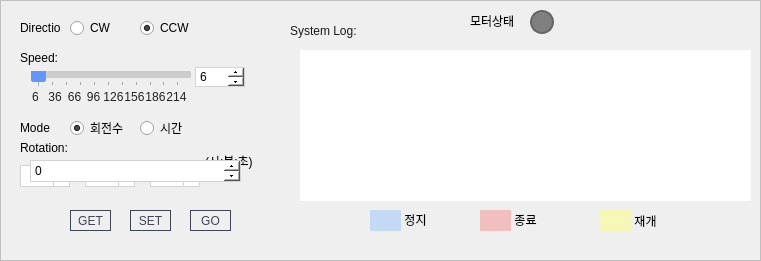
   <widget class="QFrame" name="frameInput">
    <property name="geometry">
     <rect>
      <x>20</x>
      <y>110</y>
      <width>761</width>
      <height>261</height>
     </rect>
    </property>
    <property name="styleSheet">
     <string notr="true">/*background:none;
border : 1px solid rgb(191, 191, 191);
color: rgb(200, 200, 200);*/

QFrame {
    border: 0.5px solid rgb(191, 191, 191);
}
</string>
    </property>
    <property name="frameShape">
     <enum>QFrame::Shape::NoFrame</enum>
    </property>
    <property name="frameShadow">
     <enum>QFrame::Shadow::Plain</enum>
    </property>
    <property name="lineWidth">
     <number>0</number>
    </property>
    <widget class="QPushButton" name="goButton">
     <property name="geometry">
      <rect>
       <x>190</x>
       <y>210</y>
       <width>41</width>
       <height>21</height>
      </rect>
     </property>
     <property name="styleSheet">
      <string notr="true">QPushButton {
    background: none;
    border: 1px solid #3e4555;
    color: #3e4555;
 
}

QPushButton:hover {
    background: rgba(0,0,0,0.2);
    border: 1px solid #4a5068;
	font: 700 bold 10pt &quot;맑은 고딕&quot;;
}

QPushButton:pressed {
    background: #252938;
    font: 700 10pt &quot;맑은 고딕&quot;;

}

QPushButton:disabled {
    background: rgba(255,250,250,0.5);
    border: 1px solid rgb(190, 190, 190);
    color: #6b7280;
}</string>
     </property>
     <property name="text">
      <string>GO</string>
     </property>
    </widget>
    <widget class="QSlider" name="speedSlider">
     <property name="geometry">
      <rect>
       <x>31</x>
       <y>71</y>
       <width>160</width>
       <height>16</height>
      </rect>
     </property>
     <property name="styleSheet">
      <string notr="true">QSlider {
    background: none;
    border: none;         /* ✅ 테두리 제거 */
}
QSlider::handle:horizontal {
    background: rgb(100, 150, 250); 
    border: 1px solid rgb(100, 150, 250);  ;
    width: 5px;
    margin: -3px 0;       /* 중앙 정렬 */
    border-radius: 2px;
}
QSlider::handle:horizontal:hover{
    background: rgb(255, 255, 255); /* 원하는 눌림 색상 */
    border: none;
}
QSlider::handle:horizontal:pressed {
    background: rgb(255, 255, 255);  /* 원하는 눌림 색상 */
    border: none;
}

QSlider::sub-page:horizontal {
    background: rgb(0, 0, 67);
    height: 2px;
    border-radius: 1px;
}

QSlider::add-page:horizontal {
    background: #cccccc;   /* 핸들 오른쪽, 남은 선 */
    height: 2px;
    border-radius: 1px;
}
</string>
     </property>
     <property name="minimum">
      <number>6</number>
     </property>
     <property name="maximum">
      <number>214</number>
     </property>
     <property name="singleStep">
      <number>1</number>
     </property>
     <property name="pageStep">
      <number>10</number>
     </property>
     <property name="orientation">
      <enum>Qt::Orientation::Horizontal</enum>
     </property>
     <property name="tickPosition">
      <enum>QSlider::TickPosition::TicksBelow</enum>
     </property>
     <property name="tickInterval">
      <number>20</number>
     </property>
    </widget>
    <widget class="QSpinBox" name="speedSpinBox">
     <property name="geometry">
      <rect>
       <x>195</x>
       <y>67</y>
       <width>50</width>
       <height>20</height>
      </rect>
     </property>
     <property name="styleSheet">
      <string notr="true">QSpinBox {
    border: 1px solid lightgray;
    padding: 2px;
    color: rgb(0, 0, 0);
    background-color: rgb(255, 255, 255);
    font: 9pt &quot;JetBrains Mono&quot;, &quot;Consolas&quot;, &quot;Courier New&quot;, monospace;
}

QSpinBox:focus {
    border: 1px solid rgb(0, 120, 215);
    outline: none;
}

QSpinBox::up-button, QSpinBox::down-button {
    width: 16px;
}</string>
     </property>
     <property name="minimum">
      <number>6</number>
     </property>
     <property name="maximum">
      <number>214</number>
     </property>
     <property name="value">
      <number>6</number>
     </property>
    </widget>
    <widget class="QLabel" name="labelSpeed">
     <property name="geometry">
      <rect>
       <x>20</x>
       <y>50</y>
       <width>81</width>
       <height>16</height>
      </rect>
     </property>
     <property name="styleSheet">
      <string notr="true">color: rgb(0, 0, 0);
border:none;
</string>
     </property>
     <property name="text">
      <string>Speed:</string>
     </property>
    </widget>
    <widget class="QLabel" name="labelMode">
     <property name="geometry">
      <rect>
       <x>20</x>
       <y>120</y>
       <width>31</width>
       <height>16</height>
      </rect>
     </property>
     <property name="styleSheet">
      <string notr="true">color: rgb(0, 0, 0);
border:none;
background:none;</string>
     </property>
     <property name="text">
      <string>Mode:</string>
     </property>
    </widget>
    <widget class="QRadioButton" name="rotationModeRadio">
     <property name="geometry">
      <rect>
       <x>70</x>
       <y>120</y>
       <width>70</width>
       <height>16</height>
      </rect>
     </property>
     <property name="styleSheet">
      <string notr="true">color: rgb(0, 0, 0);
border:none;</string>
     </property>
     <property name="text">
      <string>회전수</string>
     </property>
     <property name="checked">
      <bool>true</bool>
     </property>
     <attribute name="buttonGroup">
      <string notr="true">modeButtonGroup</string>
     </attribute>
    </widget>
    <widget class="QRadioButton" name="timeModeRadio">
     <property name="geometry">
      <rect>
       <x>140</x>
       <y>120</y>
       <width>70</width>
       <height>16</height>
      </rect>
     </property>
     <property name="styleSheet">
      <string notr="true">color: rgb(0, 0, 0);
border:none;</string>
     </property>
     <property name="text">
      <string>시간</string>
     </property>
     <attribute name="buttonGroup">
      <string notr="true">modeButtonGroup</string>
     </attribute>
    </widget>
    <widget class="QLabel" name="labelRotation">
     <property name="geometry">
      <rect>
       <x>20</x>
       <y>140</y>
       <width>71</width>
       <height>16</height>
      </rect>
     </property>
     <property name="styleSheet">
      <string notr="true">color:rgb(0, 0, 0);
border:none;</string>
     </property>
     <property name="text">
      <string>Rotation:</string>
     </property>
    </widget>
    <widget class="QPushButton" name="getButton">
     <property name="geometry">
      <rect>
       <x>70</x>
       <y>210</y>
       <width>41</width>
       <height>21</height>
      </rect>
     </property>
     <property name="styleSheet">
      <string notr="true">QPushButton {
    background: none;
    border: 1px solid #3e4555;
    color: #3e4555;
 
}

QPushButton:hover {
    background: rgba(0,0,0,0.2);
    border: 1px solid #4a5068;
	font: 700 bold 10pt &quot;맑은 고딕&quot;;
}

QPushButton:pressed {
    background: #252938;
    font: 700 10pt &quot;맑은 고딕&quot;;

}

QPushButton:disabled {
    background: rgba(255,250,250,0.5);
    border: 1px solid rgb(190, 190, 190);
    color: #6b7280;
}</string>
     </property>
     <property name="text">
      <string>GET</string>
     </property>
    </widget>
    <widget class="QSpinBox" name="rotationSpinBox">
     <property name="geometry">
      <rect>
       <x>30</x>
       <y>160</y>
       <width>211</width>
       <height>22</height>
      </rect>
     </property>
     <property name="styleSheet">
      <string notr="true">QSpinBox {
    border: 1px solid lightgray;
    padding: 2px;
        color: rgb(0, 0, 0);
        background-color: rgb(255, 255, 255);
}

QSpinBox:focus {
    border: 1px solid rgb(0, 120, 215); /* Windows-style 파란 테두리 */
    outline: none;
}

QSpinBox::up-button, QSpinBox::down-button {
    width: 16px;
}
</string>
     </property>
    </widget>
    <widget class="QComboBox" name="hoursComboBox">
     <property name="geometry">
      <rect>
       <x>20</x>
       <y>165</y>
       <width>50</width>
       <height>22</height>
      </rect>
     </property>
     <property name="visible">
      <bool>false</bool>
     </property>
     <property name="styleSheet">
      <string notr="true">QComboBox {
    border: 1px solid lightgray;
    background-color: white;
    color: black;
    padding: 2px;
    font: 9pt &quot;맑은 고딕&quot;;
}

QComboBox::drop-down {
    border-left: 1px solid lightgray;
    width: 15px;
}

QComboBox::down-arrow {
    image: url(&quot;:/new/prefix1/images/down-arrow.png&quot;);
    width: 8px;
    height: 8px;
}</string>
     </property>
    </widget>
    <widget class="QComboBox" name="minutesComboBox">
     <property name="geometry">
      <rect>
       <x>85</x>
       <y>165</y>
       <width>50</width>
       <height>22</height>
      </rect>
     </property>
     <property name="visible">
      <bool>false</bool>
     </property>
     <property name="styleSheet">
      <string notr="true">QComboBox {
    border: 1px solid lightgray;
    background-color: white;
    color: black;
    padding: 2px;
    font: 9pt &quot;맑은 고딕&quot;;
}

QComboBox::drop-down {
    border-left: 1px solid lightgray;
    width: 15px;
}

QComboBox::down-arrow {
    image: url(&quot;:/new/prefix1/images/down-arrow.png&quot;);
    width: 8px;
    height: 8px;
}</string>
     </property>
    </widget>
    <widget class="QComboBox" name="secondsComboBox">
     <property name="geometry">
      <rect>
       <x>150</x>
       <y>165</y>
       <width>50</width>
       <height>22</height>
      </rect>
     </property>
     <property name="visible">
      <bool>false</bool>
     </property>
     <property name="styleSheet">
      <string notr="true">QComboBox {
    border: 1px solid lightgray;
    background-color: white;
    color: black;
    padding: 2px;
    font: 9pt &quot;맑은 고딕&quot;;
}

QComboBox::drop-down {
    border-left: 1px solid lightgray;
    width: 15px;
}

QComboBox::down-arrow {
    image: url(&quot;:/new/prefix1/images/down-arrow.png&quot;);
    width: 8px;
    height: 8px;
}</string>
     </property>
    </widget>
    <widget class="QLabel" name="timeLabel1">
     <property name="geometry">
      <rect>
       <x>75</x>
       <y>168</y>
       <width>6</width>
       <height>16</height>
      </rect>
     </property>
     <property name="visible">
      <bool>false</bool>
     </property>
     <property name="styleSheet">
      <string notr="true">color: rgb(0, 0, 0);
border:none;
font: 500 9pt &quot;JetBrains Mono&quot;, &quot;Consolas&quot;, &quot;Courier New&quot;, monospace</string>
     </property>
     <property name="text">
      <string>:</string>
     </property>
     <property name="alignment">
      <set>Qt::AlignmentFlag::AlignCenter</set>
     </property>
    </widget>
    <widget class="QLabel" name="timeLabel2">
     <property name="geometry">
      <rect>
       <x>140</x>
       <y>168</y>
       <width>6</width>
       <height>16</height>
      </rect>
     </property>
     <property name="visible">
      <bool>false</bool>
     </property>
     <property name="styleSheet">
      <string notr="true">color: rgb(0, 0, 0);
border:none;
font: 500 9pt &quot;JetBrains Mono&quot;, &quot;Consolas&quot;, &quot;Courier New&quot;, monospace</string>
     </property>
     <property name="text">
      <string>:</string>
     </property>
     <property name="alignment">
      <set>Qt::AlignmentFlag::AlignCenter</set>
     </property>
    </widget>
    <widget class="QLabel" name="timeUnitLabel">
     <property name="geometry">
      <rect>
       <x>205</x>
       <y>153</y>
       <width>91</width>
       <height>16</height>
      </rect>
     </property>
     <property name="visible">
      <bool>false</bool>
     </property>
     <property name="styleSheet">
      <string notr="true">color: rgb(0, 0, 0);
border:none;
font: 500 8pt &quot;맑은 고딕&quot;</string>
     </property>
     <property name="text">
      <string>(시:분:초)</string>
     </property>
    </widget>
    <widget class="QWidget" name="layoutWidget">
     <property name="geometry">
      <rect>
       <x>20</x>
       <y>90</y>
       <width>171</width>
       <height>20</height>
      </rect>
     </property>
     <layout class="QHBoxLayout" name="speednumberLabel">
      <property name="spacing">
       <number>0</number>
      </property>
      <property name="leftMargin">
       <number>6</number>
      </property>
      <property name="topMargin">
       <number>0</number>
      </property>
      <property name="rightMargin">
       <number>4</number>
      </property>
      <property name="bottomMargin">
       <number>6</number>
      </property>
      <item>
       <widget class="QLabel" name="label_12">
        <property name="sizePolicy">
         <sizepolicy hsizetype="Expanding" vsizetype="Expanding">
          <horstretch>0</horstretch>
          <verstretch>0</verstretch>
         </sizepolicy>
        </property>
        <property name="styleSheet">
         <string notr="true">color: rgb(33, 33, 33);
font: 7pt &quot;맑은 고딕&quot;;
border:none;</string>
        </property>
        <property name="text">
         <string>6</string>
        </property>
        <property name="alignment">
         <set>Qt::AlignmentFlag::AlignBottom|Qt::AlignmentFlag::AlignHCenter</set>
        </property>
       </widget>
      </item>
      <item>
       <widget class="QLabel" name="label_11">
        <property name="sizePolicy">
         <sizepolicy hsizetype="Expanding" vsizetype="Expanding">
          <horstretch>0</horstretch>
          <verstretch>0</verstretch>
         </sizepolicy>
        </property>
        <property name="styleSheet">
         <string notr="true">color: rgb(33, 33, 33);
font: 7pt &quot;맑은 고딕&quot;;
border:none;</string>
        </property>
        <property name="text">
         <string>36</string>
        </property>
        <property name="alignment">
         <set>Qt::AlignmentFlag::AlignBottom|Qt::AlignmentFlag::AlignHCenter</set>
        </property>
       </widget>
      </item>
      <item>
       <widget class="QLabel" name="label_10">
        <property name="sizePolicy">
         <sizepolicy hsizetype="Expanding" vsizetype="Expanding">
          <horstretch>0</horstretch>
          <verstretch>0</verstretch>
         </sizepolicy>
        </property>
        <property name="styleSheet">
         <string notr="true">color: rgb(33, 33, 33);
font: 7pt &quot;맑은 고딕&quot;;
border:none;</string>
        </property>
        <property name="text">
         <string>66</string>
        </property>
        <property name="alignment">
         <set>Qt::AlignmentFlag::AlignBottom|Qt::AlignmentFlag::AlignHCenter</set>
        </property>
       </widget>
      </item>
      <item>
       <widget class="QLabel" name="label_9">
        <property name="sizePolicy">
         <sizepolicy hsizetype="Expanding" vsizetype="Expanding">
          <horstretch>0</horstretch>
          <verstretch>0</verstretch>
         </sizepolicy>
        </property>
        <property name="styleSheet">
         <string notr="true">color: rgb(33, 33, 33);
font: 7pt &quot;맑은 고딕&quot;;
border:none;</string>
        </property>
        <property name="text">
         <string>96</string>
        </property>
        <property name="alignment">
         <set>Qt::AlignmentFlag::AlignBottom|Qt::AlignmentFlag::AlignHCenter</set>
        </property>
       </widget>
      </item>
      <item>
       <widget class="QLabel" name="label_6">
        <property name="sizePolicy">
         <sizepolicy hsizetype="Expanding" vsizetype="Expanding">
          <horstretch>0</horstretch>
          <verstretch>0</verstretch>
         </sizepolicy>
        </property>
        <property name="styleSheet">
         <string notr="true">color: rgb(33, 33, 33);
font: 7pt &quot;맑은 고딕&quot;;
border:none;</string>
        </property>
        <property name="text">
         <string>126</string>
        </property>
        <property name="alignment">
         <set>Qt::AlignmentFlag::AlignBottom|Qt::AlignmentFlag::AlignHCenter</set>
        </property>
       </widget>
      </item>
      <item>
       <widget class="QLabel" name="label_13">
        <property name="sizePolicy">
         <sizepolicy hsizetype="Expanding" vsizetype="Expanding">
          <horstretch>0</horstretch>
          <verstretch>0</verstretch>
         </sizepolicy>
        </property>
        <property name="styleSheet">
         <string notr="true">color: rgb(33, 33, 33);
font: 7pt &quot;맑은 고딕&quot;;
border:none;</string>
        </property>
        <property name="text">
         <string>156</string>
        </property>
        <property name="alignment">
         <set>Qt::AlignmentFlag::AlignBottom|Qt::AlignmentFlag::AlignHCenter</set>
        </property>
       </widget>
      </item>
      <item>
       <widget class="QLabel" name="label_17">
        <property name="sizePolicy">
         <sizepolicy hsizetype="Expanding" vsizetype="Expanding">
          <horstretch>0</horstretch>
          <verstretch>0</verstretch>
         </sizepolicy>
        </property>
        <property name="styleSheet">
         <string notr="true">color: rgb(33, 33, 33);
font: 7pt &quot;맑은 고딕&quot;;
border:none;</string>
        </property>
        <property name="text">
         <string>186</string>
        </property>
        <property name="alignment">
         <set>Qt::AlignmentFlag::AlignBottom|Qt::AlignmentFlag::AlignHCenter</set>
        </property>
       </widget>
      </item>
      <item>
       <widget class="QLabel" name="label_14">
        <property name="sizePolicy">
         <sizepolicy hsizetype="Expanding" vsizetype="Expanding">
          <horstretch>0</horstretch>
          <verstretch>0</verstretch>
         </sizepolicy>
        </property>
        <property name="styleSheet">
         <string notr="true">color: rgb(33, 33, 33);
font: 7pt &quot;맑은 고딕&quot;;
border:none;</string>
        </property>
        <property name="text">
         <string>214</string>
        </property>
        <property name="alignment">
         <set>Qt::AlignmentFlag::AlignBottom|Qt::AlignmentFlag::AlignHCenter</set>
        </property>
       </widget>
      </item>
     </layout>
    </widget>
    <widget class="QPushButton" name="setButton">
     <property name="geometry">
      <rect>
       <x>130</x>
       <y>210</y>
       <width>41</width>
       <height>21</height>
      </rect>
     </property>
     <property name="styleSheet">
      <string notr="true">QPushButton {
    background: none;
    border: 1px solid #3e4555;
    color: #3e4555;
 
}

QPushButton:hover {
    background: rgba(0,0,0,0.2);
    border: 1px solid #4a5068;
	font: 700 bold 10pt &quot;맑은 고딕&quot;;
}

QPushButton:pressed {
    background: #252938;
    font: 700 10pt &quot;맑은 고딕&quot;;

}

QPushButton:disabled {
    background: rgba(255,250,250,0.5);
    border: 1px solid rgb(190, 190, 190);
    color: #6b7280;
}</string>
     </property>
     <property name="text">
      <string>SET</string>
     </property>
    </widget>
    <widget class="QPlainTextEdit" name="textEditInputLog">
     <property name="geometry">
      <rect>
       <x>300</x>
       <y>50</y>
       <width>451</width>
       <height>151</height>
      </rect>
     </property>
     <property name="sizePolicy">
      <sizepolicy hsizetype="Expanding" vsizetype="Fixed">
       <horstretch>0</horstretch>
       <verstretch>0</verstretch>
      </sizepolicy>
     </property>
     <property name="minimumSize">
      <size>
       <width>0</width>
       <height>22</height>
      </size>
     </property>
     <property name="maximumSize">
      <size>
       <width>16777215</width>
       <height>16777215</height>
      </size>
     </property>
     <property name="toolTip">
      <string/>
     </property>
     <property name="styleSheet">
      <string notr="true">QPlainTextEdit {
    background: white;
    border: none;
    color: black;
    font: 500 9pt &quot;JetBrains Mono&quot;, &quot;Consolas&quot;, &quot;Courier New&quot;, monospace;
    selection-background-color: #0078d4;
    selection-color: white;
}

QPlainTextEdit:focus {
    border: 1px solid #0078d4;
    background: white;
}</string>
     </property>
     <property name="readOnly">
      <bool>true</bool>
     </property>
     <property name="plainText">
      <string/>
     </property>
    </widget>
    <widget class="QPushButton" name="stopButton">
     <property name="geometry">
      <rect>
       <x>370</x>
       <y>210</y>
       <width>31</width>
       <height>21</height>
      </rect>
     </property>
     <property name="styleSheet">
      <string notr="true">QPushButton{
        background-color:rgba(93, 163, 255,0.3);
        border-radius:15px;
}

QPushButton:hover {
        background-color:none;
        border:2px solid rgb(93, 163, 255);
}</string>
     </property>
     <property name="text">
      <string/>
     </property>
     <property name="icon">
      <iconset resource="images.qrc">
       <normaloff>:/new/prefix1/images/pause.png</normaloff>:/new/prefix1/images/pause.png</iconset>
     </property>
     <property name="iconSize">
      <size>
       <width>14</width>
       <height>14</height>
      </size>
     </property>
    </widget>
    <widget class="QPushButton" name="closeButton">
     <property name="geometry">
      <rect>
       <x>480</x>
       <y>210</y>
       <width>31</width>
       <height>21</height>
      </rect>
     </property>
     <property name="styleSheet">
      <string notr="true">QPushButton{
        background-color:rgba(255,0,0,0.2);
        border-radius:15px;
}

QPushButton:hover {
        background-color:none;
        border:2px solid rgba(255,0,0,0.5);
}</string>
     </property>
     <property name="text">
      <string/>
     </property>
     <property name="icon">
      <iconset resource="images.qrc">
       <normaloff>:/new/prefix1/images/close.png</normaloff>:/new/prefix1/images/close.png</iconset>
     </property>
     <property name="iconSize">
      <size>
       <width>12</width>
       <height>12</height>
      </size>
     </property>
    </widget>
    <widget class="QPushButton" name="reloadButton">
     <property name="geometry">
      <rect>
       <x>600</x>
       <y>210</y>
       <width>31</width>
       <height>21</height>
      </rect>
     </property>
     <property name="styleSheet">
      <string notr="true">QPushButton{
        background-color:rgba(255, 255, 127,0.5);
        border-radius:15px;
}

QPushButton:hover {
        background-color:none;
        border:2px solid rgb(252, 237, 34);
}</string>
     </property>
     <property name="text">
      <string/>
     </property>
     <property name="icon">
      <iconset resource="images.qrc">
       <normaloff>:/new/prefix1/images/reload.png</normaloff>:/new/prefix1/images/reload.png</iconset>
     </property>
     <property name="iconSize">
      <size>
       <width>14</width>
       <height>14</height>
      </size>
     </property>
    </widget>
    <widget class="QLabel" name="labelSet_2">
     <property name="geometry">
      <rect>
       <x>400</x>
       <y>210</y>
       <width>31</width>
       <height>20</height>
      </rect>
     </property>
     <property name="styleSheet">
      <string notr="true">color: rgb(0, 0, 0);
background:none;
border:none;
</string>
     </property>
     <property name="text">
      <string>정지</string>
     </property>
     <property name="alignment">
      <set>Qt::AlignmentFlag::AlignCenter</set>
     </property>
    </widget>
    <widget class="QLabel" name="labelSet_3">
     <property name="geometry">
      <rect>
       <x>510</x>
       <y>210</y>
       <width>31</width>
       <height>20</height>
      </rect>
     </property>
     <property name="styleSheet">
      <string notr="true">color: rgb(0, 0, 0);
background:none;
border:none;</string>
     </property>
     <property name="text">
      <string>종료</string>
     </property>
     <property name="alignment">
      <set>Qt::AlignmentFlag::AlignCenter</set>
     </property>
    </widget>
    <widget class="QLabel" name="labelSet_4">
     <property name="geometry">
      <rect>
       <x>630</x>
       <y>210</y>
       <width>31</width>
       <height>21</height>
      </rect>
     </property>
     <property name="styleSheet">
      <string notr="true">color: rgb(0, 0, 0);
background:none;
border:none;</string>
     </property>
     <property name="text">
      <string>재개</string>
     </property>
     <property name="alignment">
      <set>Qt::AlignmentFlag::AlignCenter</set>
     </property>
    </widget>
    <widget class="QRadioButton" name="cwModeRadio">
     <property name="geometry">
      <rect>
       <x>70</x>
       <y>20</y>
       <width>70</width>
       <height>16</height>
      </rect>
     </property>
     <property name="styleSheet">
      <string notr="true">color: rgb(0, 0, 0);
border:none;</string>
     </property>
     <property name="text">
      <string>CW</string>
     </property>
     <property name="checked">
      <bool>false</bool>
     </property>
    </widget>
    <widget class="QRadioButton" name="ccwModeRadio">
     <property name="geometry">
      <rect>
       <x>140</x>
       <y>20</y>
       <width>70</width>
       <height>16</height>
      </rect>
     </property>
     <property name="styleSheet">
      <string notr="true">color: rgb(0, 0, 0);
border:none;</string>
     </property>
     <property name="text">
      <string>CCW</string>
     </property>
     <property name="checked">
      <bool>true</bool>
     </property>
    </widget>
    <widget class="QLabel" name="labelSpeed_3">
     <property name="geometry">
      <rect>
       <x>20</x>
       <y>20</y>
       <width>41</width>
       <height>16</height>
      </rect>
     </property>
     <property name="styleSheet">
      <string notr="true">color: rgb(0, 0, 0);
border:none;
</string>
     </property>
     <property name="text">
      <string>Direction:</string>
     </property>
    </widget>
    <widget class="QLabel" name="motorStatusLED">
     <property name="geometry">
      <rect>
       <x>530</x>
       <y>10</y>
       <width>24</width>
       <height>24</height>
      </rect>
     </property>
     <property name="styleSheet">
      <string notr="true">QLabel {
    background-color: gray;
    border: 2px solid #666;
    border-radius: 12px;
}</string>
     </property>
     <property name="text">
      <string/>
     </property>
    </widget>
    <widget class="QLabel" name="motorStatusText">
     <property name="geometry">
      <rect>
       <x>470</x>
       <y>10</y>
       <width>70</width>
       <height>21</height>
      </rect>
     </property>
     <property name="styleSheet">
      <string notr="true">color: rgb(0, 0, 0);
border:none;
background-color: none;</string>
     </property>
     <property name="text">
      <string>모터상태</string>
     </property>
     <property name="alignment">
      <set>Qt::AlignmentFlag::AlignLeading|Qt::AlignmentFlag::AlignLeft|Qt::AlignmentFlag::AlignVCenter</set>
     </property>
    </widget>
    <widget class="QLabel" name="titleLabel_2">
     <property name="geometry">
      <rect>
       <x>290</x>
       <y>20</y>
       <width>91</width>
       <height>21</height>
      </rect>
     </property>
     <property name="styleSheet">
      <string notr="true">QLabel {
    background: none;
    border: none;
    color: #1a1a1a;
    font: 600 13pt &quot;Segoe UI&quot;, &quot;Arial&quot;, sans-serif;
    qproperty-alignment: 'AlignHCenter | AlignVCenter';
}</string>
     </property>
     <property name="text">
      <string>System Log:</string>
     </property>
    </widget>
    <zorder>motorStatusText</zorder>
    <zorder>hoursComboBox</zorder>
    <zorder>minutesComboBox</zorder>
    <zorder>secondsComboBox</zorder>
    <zorder>timeLabel1</zorder>
    <zorder>timeLabel2</zorder>
    <zorder>timeUnitLabel</zorder>
    <zorder>rotationModeRadio</zorder>
    <zorder>timeModeRadio</zorder>
    <zorder>layoutWidget</zorder>
    <zorder>goButton</zorder>
    <zorder>getButton</zorder>
    <zorder>speedSlider</zorder>
    <zorder>speedSpinBox</zorder>
    <zorder>rotationSpinBox</zorder>
    <zorder>setButton</zorder>
    <zorder>textEditInputLog</zorder>
    <zorder>stopButton</zorder>
    <zorder>labelSpeed</zorder>
    <zorder>labelMode</zorder>
    <zorder>labelRotation</zorder>
    <zorder>closeButton</zorder>
    <zorder>reloadButton</zorder>
    <zorder>labelSet_2</zorder>
    <zorder>labelSet_3</zorder>
    <zorder>labelSet_4</zorder>
    <zorder>cwModeRadio</zorder>
    <zorder>ccwModeRadio</zorder>
    <zorder>labelSpeed_3</zorder>
    <zorder>motorStatusLED</zorder>
    <zorder>titleLabel_2</zorder>
   </widget>
